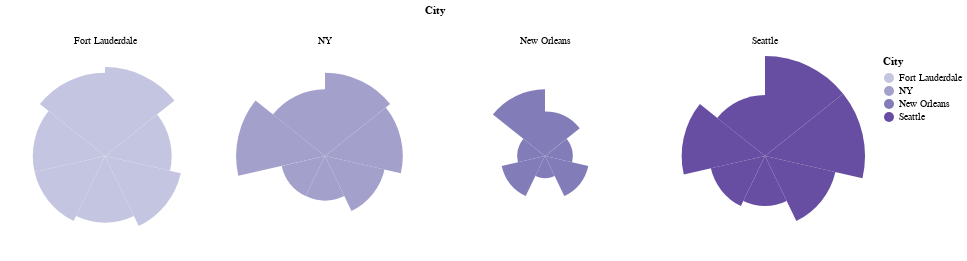

This figure's notebook cell:
### Code cell
import pandas as pd
import altair as alt

# Load your dataset
rainy_data = pd.read_excel("/Users/radhikarukmangadhan/Documents/Data Studio/rainy weekends/rainy master.xlsx")

# Convert the DataFrame from wide to long format
rainy_data_long = rainy_data.melt(id_vars=['Days'], var_name='City', value_name='Rainfall')

# Normalize 'Days' to a numeric value for the theta encoding
days = ['Monday', 'Tuesday', 'Wednesday', 'Thursday', 'Friday', 'Saturday', 'Sunday']
rainy_data_long['Day_Num'] = rainy_data_long['Days'].apply(lambda x: days.index(x) + 1)

# Create the circular barplot for each city
chart = alt.Chart(rainy_data_long).mark_arc().encode(
    theta=alt.Theta(field='Day_Num', type='ordinal', sort=days),
    radius=alt.Radius('Rainfall:Q', scale=alt.Scale(domain=(0, rainy_data_long['Rainfall'].max()))),
    color=alt.Color('City:N', scale=alt.Scale(scheme='purples')),
    tooltip=['Days', 'City', 'Rainfall']
).properties(
    width=200,
    height=200
).facet(
    column='City:N'
)

chart

### Figure 1 — Vega-Lite specification as saved in the notebook (floating-point values rounded to 4 significant figures)
{"config": {"view": {"continuousWidth": 300, "continuousHeight": 300}}, "data": {"name": "data-c25bd52419c561a9293e93593d6ff4fe"}, "facet": {"column": {"field": "City", "type": "nominal"}}, "spec": {"mark": {"type": "arc"}, "encoding": {"color": {"field": "City", "scale": {"scheme": "purples"}, "type": "nominal"}, "radius": {"field": "Rainfall", "scale": {"domain": [0, 18.0]}, "type": "quantitative"}, "theta": {"field": "Day_Num", "sort": ["Monday", "Tuesday", "Wednesday", "Thursday", "Friday", "Saturday", "Sunday"], "type": "ordinal"}, "tooltip": [{"field": "Days", "type": "nominal"}, {"field": "City", "type": "nominal"}, {"field": "Rainfall", "type": "quantitative"}]}, "height": 200, "width": 200}, "$schema": "https://vega.github.io/schema/vega-lite/v5.15.1.json", "datasets": {"data-c25bd52419c561a9293e93593d6ff4fe": [{"Days": "Sunday", "City": "Seattle", "Rainfall": 18, "Day_Num": 7}, {"Days": "Monday", "City": "Seattle", "Rainfall": 18, "Day_Num": 1}, {"Days": "Tuesday", "City": "Seattle", "Rainfall": 13, "Day_Num": 2}, {"Days": "Wednesday", "City": "Seattle", "Rainfall": 9, "Day_Num": 3}, {"Days": "Thursday", "City": "Seattle", "Rainfall": 10, "Day_Num": 4}, {"Days": "Friday", "City": "Seattle", "Rainfall": 15, "Day_Num": 5}, {"Days": "Saturday", "City": "Seattle", "Rainfall": 11, "Day_Num": 6}, {"Days": "Sunday", "City": "New Orleans", "Rainfall": 8, "Day_Num": 7}, {"Days": "Monday", "City": "New Orleans", "Rainfall": 5, "Day_Num": 1}, {"Days": "Tuesday", "City": "New Orleans", "Rainfall": 8, "Day_Num": 2}, {"Days": "Wednesday", "City": "New Orleans", "Rainfall": 4, "Day_Num": 3}, {"Days": "Thursday", "City": "New Orleans", "Rainfall": 8, "Day_Num": 4}, {"Days": "Friday", "City": "New Orleans", "Rainfall": 5, "Day_Num": 5}, {"Days": "Saturday", "City": "New Orleans", "Rainfall": 12, "Day_Num": 6}, {"Days": "Sunday", "City": "Fort Lauderdale", "Rainfall": 16, "Day_Num": 7}, {"Days": "Monday", "City": "Fort Lauderdale", "Rainfall": 12, "Day_Num": 1}, {"Days": "Tuesday", "City": "Fort Lauderdale", "Rainfall": 14, "Day_Num": 2}, {"Days": "Wednesday", "City": "Fort Lauderdale", "Rainfall": 12, "Day_Num": 3}, {"Days": "Thursday", "City": "Fort Lauderdale", "Rainfall": 13, "Day_Num": 4}, {"Days": "Friday", "City": "Fort Lauderdale", "Rainfall": 13, "Day_Num": 5}, {"Days": "Saturday", "City": "Fort Lauderdale", "Rainfall": 15, "Day_Num": 6}, {"Days": "Sunday", "City": "NY", "Rainfall": 15, "Day_Num": 7}, {"Days": "Monday", "City": "NY", "Rainfall": 14, "Day_Num": 1}, {"Days": "Tuesday", "City": "NY", "Rainfall": 11, "Day_Num": 2}, {"Days": "Wednesday", "City": "NY", "Rainfall": 8, "Day_Num": 3}, {"Days": "Thursday", "City": "NY", "Rainfall": 8, "Day_Num": 4}, {"Days": "Friday", "City": "NY", "Rainfall": 16, "Day_Num": 5}, {"Days": "Saturday", "City": "NY", "Rainfall": 12, "Day_Num": 6}]}}
